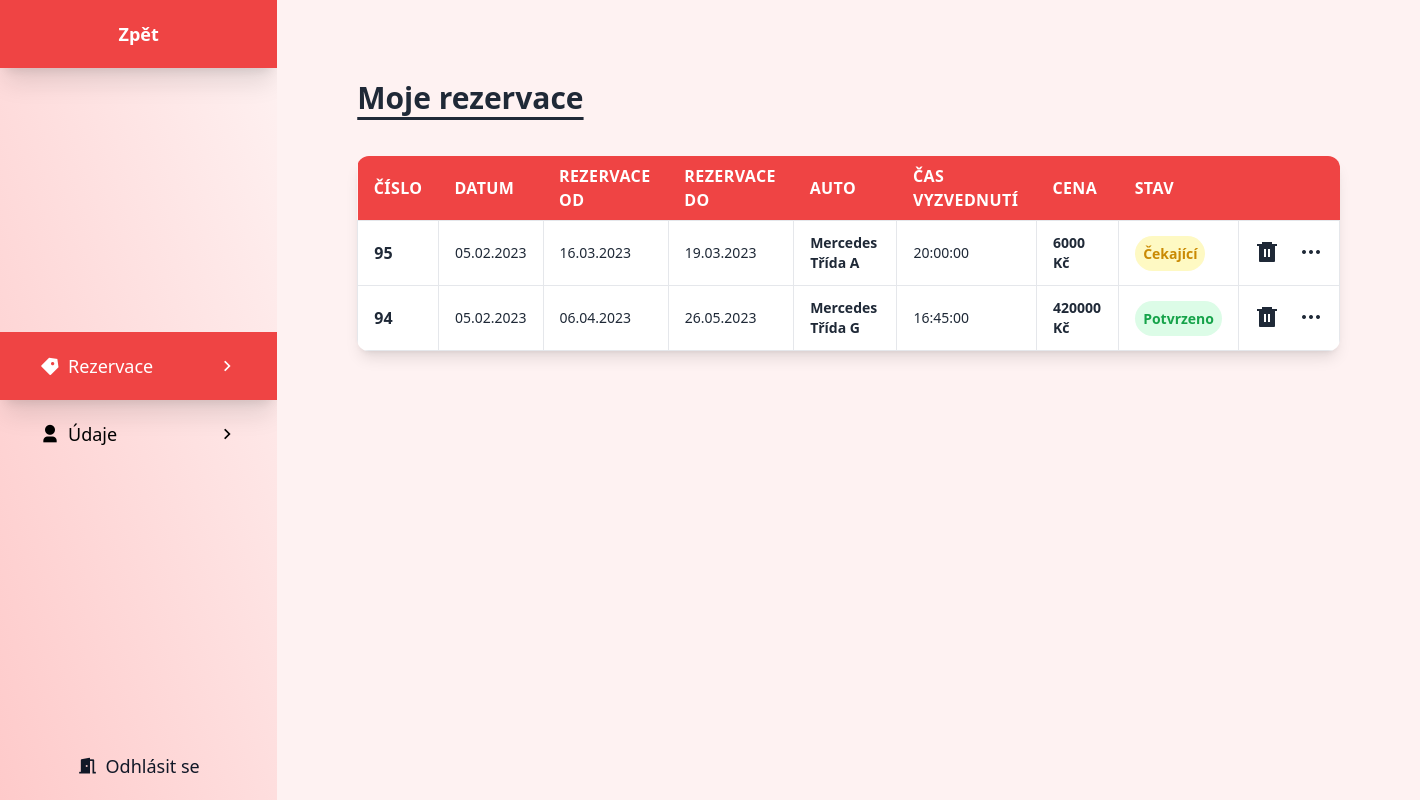
The app's page /uzivatele/moje-rezervace.php (signed in) with its own data.
### tables this page shows
CREATE TABLE `rezervace` (
  `id_r` int(11) NOT NULL,
  `datum_rezervace` date NOT NULL,
  `rezervace_zacatek` date NOT NULL,
  `rezervace_konec` date NOT NULL,
  `uzivatel` int(11) NOT NULL,
  `vozidlo` int(11) NOT NULL,
  `stav` int(11) NOT NULL,
  `popis` varchar(255) DEFAULT NULL,
  `cas_vyzvednuti` time NOT NULL,
  `cena` int(11) NOT NULL
);

CREATE TABLE `vozidla` (
  `id_v` int(11) NOT NULL,
  `nazev` varchar(50) NOT NULL,
  `popis` varchar(700) NOT NULL,
  `motor` varchar(30) NOT NULL,
  `pocetmist` int(2) NOT NULL,
  `obrazek` varchar(1000) NOT NULL,
  `dostupnost` tinyint(4) NOT NULL,
  `palivo` varchar(15) NOT NULL,
  `prevodovka` varchar(15) NOT NULL,
  `kategorie` int(11) NOT NULL,
  `rok` varchar(4) NOT NULL,
  `cena` int(15) NOT NULL
);

### uzivatele/moje-rezervace.php (the view, shortened to what this page needs)
<?php
    $server = "localhost";
    $uzivatel = "root";
    $heslo = "";
    $db = "carlend";
?>
<!DOCTYPE html>
<html lang="en" class="scroll-smooth ">
<?php
    require_once '../soubory/header.php';
    if(isset($_SESSION["role"])) {
        if($_SESSION["role"] != 1) {
            echo '
            <body class="font-exo scroll-smooth overflow-x-hidden">';
                echo '
                <div class="flex w-full">';
                    require_once 'muj-ucet-menu.php';
                    echo '
                    <div class="flex-1 bg-red-50 p-20">
                        <div class="container mx-auto ">
                            <h1 class="font-bold text-3xl text-gray-800 mb-10 underline underline-offset-8">
                                Moje rezervace
                            </h1>
                        </div>
                        <div class="container mx-auto w-full mb-8 overflow-hidden rounded-xl shadow-lg">
                            <div class="w-full overflow-auto">
                                <table class="w-full">
                                    <thead class="sticky top-0">
                                        <tr class="text-md font-semibold tracking-wide text-left text-white bg-red-500 border-b border-gray-600">
                                            <th class="px-4 py-2">ČÍSLO</th>
                                            <th class="px-4 py-2">DATUM</th>
                                            <th class="px-4 py-2">REZERVACE OD</th>
                                            <th class="px-4 py-2">REZERVACE DO</th>
                                            <th class="px-4 py-2">AUTO</th>
                                            <th class="px-4 py-2">ČAS VYZVEDNUTÍ</th>
                                            <th class="px-4 py-2">CENA</th>
                                            <th class="px-4 py-2">STAV</th>
                                            <th></th>
                                        </tr>
                                    </thead>
                                    <tbody class="bg-white">';
                                        $pripojeni = mysqli_init();
                                        if(!mysqli_real_connect($pripojeni, $server, $uzivatel, $heslo, $db)) {
                                            die("Chyba při připojování k databázi");
                                        }
                                        else {
                                            $sql = "SELECT * FROM rezervace WHERE uzivatel = " . $_SESSION["id"] . " ORDER BY id_r DESC";
                                            $seznamRezervaci = mysqli_query($pripojeni, $sql);
                                            if(mysqli_num_rows($seznamRezervaci) > 0) {
                                                while (($rezervace = mysqli_fetch_array($seznamRezervaci)) != NULL) {
                                                    $sql = "SELECT * FROM vozidla WHERE id_v = " . $rezervace["vozidlo"];
                                                    $vozidlo = mysqli_query($pripojeni, $sql);
                                                    $vozidlo = mysqli_fetch_array($vozidlo);
                                                    echo '
                                                    <tr class="text-gray-800 hover:bg-gray-100 transition-all">
                                                        <td class="px-4 py-3 text-ms font-semibold border">' . $rezervace["id_r"] . '</td>
                                                        <td class="px-4 py-3 text-sm border">' . date("d.m.Y", strtotime($rezervace["datum_rezervace"])) . '</td>
                                                        <td class="px-4 py-3 text-sm border">' . date("d.m.Y", strtotime($rezervace["rezervace_zacatek"])) . '</td>
                                                        <td class="px-4 py-3 text-sm border">' . date("d.m.Y", strtotime($rezervace["rezervace_konec"])) . '</td>
                                                        <td class="px-4 py-3 text-sm font-semibold border">' . $vozidlo["nazev"] . '</td>
                                                        <td class="px-4 py-3 text-sm border">' . $rezervace["cas_vyzvednuti"] . '</td>
                                                        <td class="px-4 py-3 text-sm font-semibold border">' . $rezervace["cena"] . ' Kč</td>
                                                        <td class="px-4 py-3 border">';
                                                            if($rezervace["stav"] == 1) {
                                                                echo '<span class="p-2 rounded-full font-semibold text-green-600 bg-green-100 text-sm">Potvrzeno</span>';
                                                            }
                                                            else if($rezervace["stav"] == 2) {
                                                                echo '<span class="p-2 rounded-full font-semibold text-yellow-600 bg-yellow-100 text-sm">Čekající</span>';
                                                            }
                                                            echo '
                                                        </td>
                                                        <td class="px-4 py-3 border">
                                                            <div class="flex justify-center">
                                                                <a href="moje-rezervace-smazani.php?rezervace=' . $rezervace["id_r"] . '" class="mr-5 cursor-pointer">
                                                                    <i class="ri-delete-bin-6-fill text-2xl transition-all hover:text-red-500"></i>
                                                                </a>
                                                                <a href="moje-rezervace-edit.php?rezervace=' . $rezervace["id_r"] . '" class="cursor-pointer">
                                                                    <i class="ri-more-fill text-2xl transition-all hover:text-gray-400"></i>
                                                                </a>
                                                            </div>
                                                        </td>
                                                    </tr>';
                                                }
                                            }
                                            else {
                                                echo "Momentálně nemáte ještě žádné rezervace.";
                                            }
                                        }
                                        echo '
                                    </tbody>
                                </table>
                            </div>
                        </div>
                    </div>
                </div>
                <script src="https://unpkg.com/aos@next/dist/aos.js"></script>
                <script>
                    AOS.init();
                </script>
            </body>';
        }
        else {
            echo '
            <h2 class="font-bold text-xl w-full text-center bg-red-500 py-5 text-white">Nemáte dostatečné oprávnění!</h2>
            <a href="../index.php" class="w-full text-center ml-5 font-semibold text-xl">Hlavní stránka</a>';
        }
    }
    else {
        echo '
        <h2 class="font-bold text-xl w-full text-center bg-red-500 py-5 text-white">Nejste přihlášen!</h2>
        <a href="../uzivatele/prihlaseni.php" class="w-full text-center ml-5 font-semibold text-xl">Přihlásit se</a>';
    }
?>
</html>

### records on screen
rezervace: id_r "95", datum_rezervace "05.02.2023", rezervace_zacatek "16.03.2023", rezervace_konec "19.03.2023", vozidlo.nazev "Mercedes Třída A", cas_vyzvednuti "20:00:00", cena "6000", stav "Čekající"
rezervace: id_r "94", datum_rezervace "05.02.2023", rezervace_zacatek "06.04.2023", rezervace_konec "26.05.2023", vozidlo.nazev "Mercedes Třída G", cas_vyzvednuti "16:45:00", cena "420000", stav "Potvrzeno"
